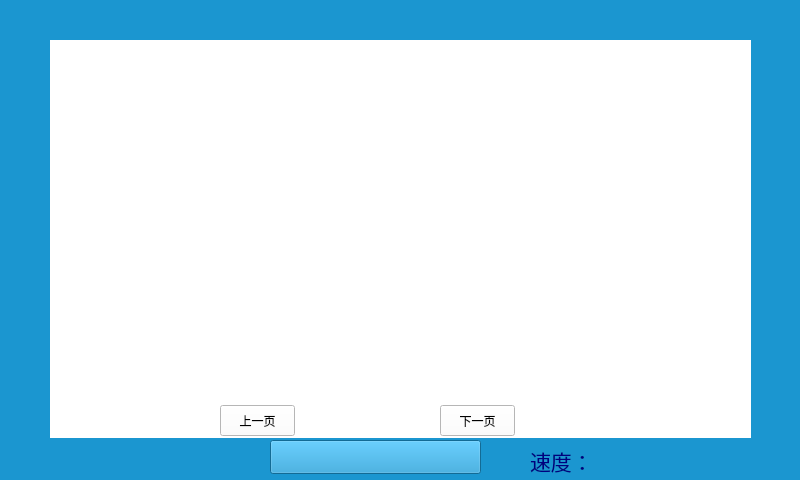
<?xml version="1.0" encoding="UTF-8"?>
<ui version="4.0">
 <class>ActuatorTesting</class>
 <widget class="QWidget" name="ActuatorTesting">
  <property name="geometry">
   <rect>
    <x>0</x>
    <y>0</y>
    <width>800</width>
    <height>480</height>
   </rect>
  </property>
  <property name="windowTitle">
   <string>Form</string>
  </property>
  <property name="styleSheet">
   <string notr="true">background-color: rgb(27, 150, 208);</string>
  </property>
  <widget class="QWidget" name="widget" native="true">
   <property name="geometry">
    <rect>
     <x>50</x>
     <y>40</y>
     <width>701</width>
     <height>398</height>
    </rect>
   </property>
   <property name="styleSheet">
    <string notr="true">background-color: rgb(255, 255, 255);</string>
   </property>
   <widget class="QPushButton" name="previouspage_Act_pb">
    <property name="geometry">
     <rect>
      <x>170</x>
      <y>365</y>
      <width>75</width>
      <height>31</height>
     </rect>
    </property>
    <property name="text">
     <string>上一页</string>
    </property>
   </widget>
   <widget class="QPushButton" name="nextpage_Act_pb">
    <property name="geometry">
     <rect>
      <x>390</x>
      <y>365</y>
      <width>75</width>
      <height>31</height>
     </rect>
    </property>
    <property name="text">
     <string>下一页</string>
    </property>
   </widget>
  </widget>
  <widget class="QLabel" name="label">
   <property name="geometry">
    <rect>
     <x>530</x>
     <y>445</y>
     <width>54</width>
     <height>31</height>
    </rect>
   </property>
   <property name="text">
    <string>&lt;html&gt;&lt;head/&gt;&lt;body&gt;&lt;p&gt;&lt;span style=&quot; font-size:16pt; color:#00007f;&quot;&gt;速度：&lt;/span&gt;&lt;/p&gt;&lt;/body&gt;&lt;/html&gt;</string>
   </property>
  </widget>
  <widget class="QLabel" name="speed_lb">
   <property name="geometry">
    <rect>
     <x>590</x>
     <y>450</y>
     <width>81</width>
     <height>21</height>
    </rect>
   </property>
   <property name="text">
    <string/>
   </property>
  </widget>
  <widget class="QPushButton" name="info_pb">
   <property name="geometry">
    <rect>
     <x>270</x>
     <y>440</y>
     <width>211</width>
     <height>34</height>
    </rect>
   </property>
   <property name="text">
    <string/>
   </property>
  </widget>
 </widget>
 <resources/>
 <connections/>
</ui>
